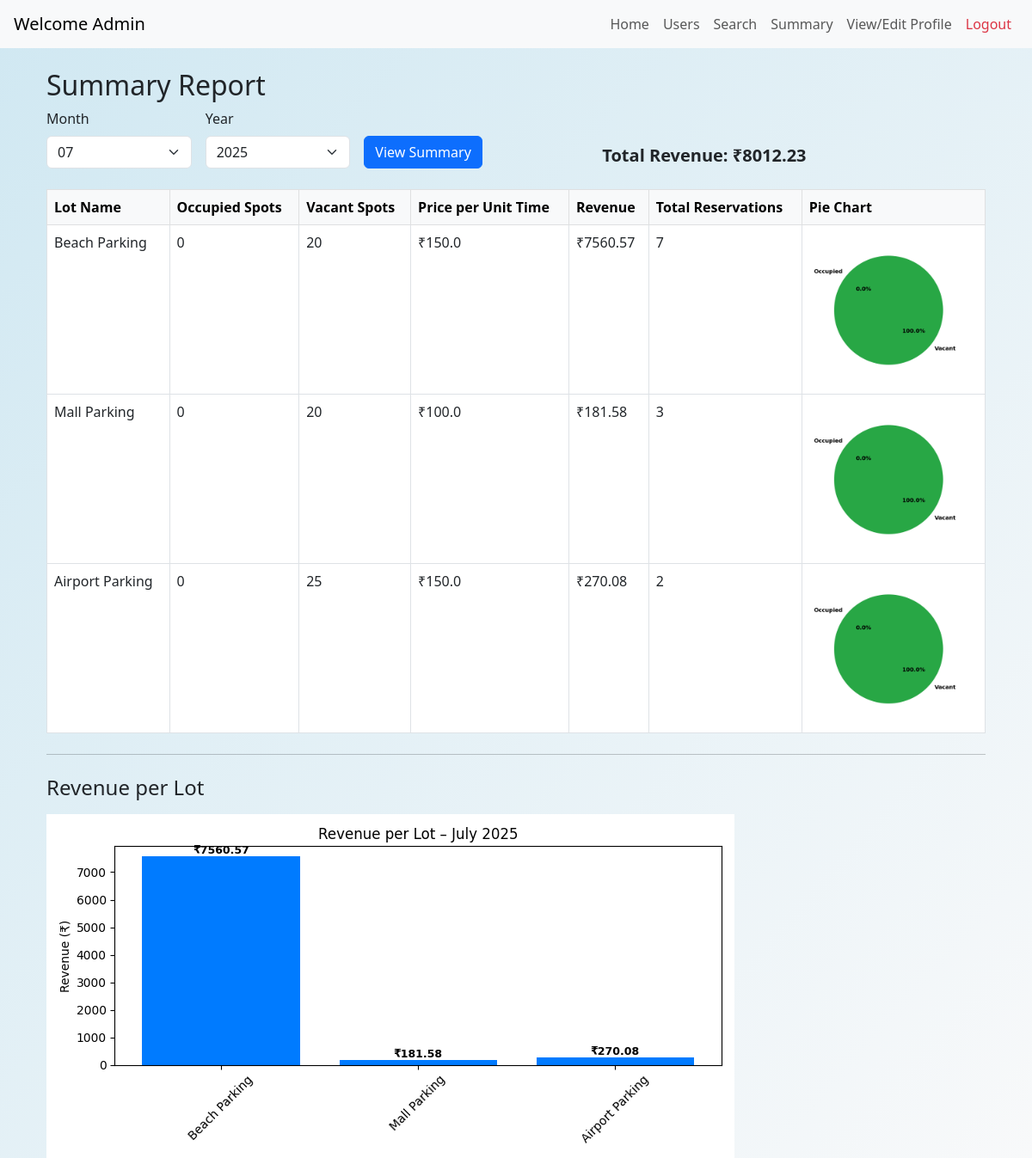
Screenshot of /admin/summary (signed in) with the database file from the repository.
### app/models/models.py (models this page shows)
class ParkingLot(db.Model):
    id = db.Column(db.Integer, primary_key=True)
    name = db.Column(db.String(120), nullable=False)
    address = db.Column(db.String(200), nullable=False)
    pin_code = db.Column(db.String(10), nullable=False)
    price = db.Column(db.Float, nullable=False)
    max_spots = db.Column(db.Integer, nullable=False)
    spots = db.relationship('ParkingSpot', backref='lot', lazy=True, cascade="all, delete-orphan")

### app/views/routes.py (the view)
    @main.route('/admin/summary')
    @login_required
    def admin_summary():
        if current_user.role != 'admin':
            return redirect(url_for('.login'))
        selected_month = request.args.get('month', datetime.now().month, type=int)
        selected_year = request.args.get('year', datetime.now().year, type=int)
        lots = ParkingLot.query.all()
        summary_data = []
        pie_paths = []
        bar_labels = []
        bar_values = []
        chart_dir = os.path.join(current_app.root_path, 'static', 'summary_charts')
        os.makedirs(chart_dir, exist_ok=True)
        for filename in os.listdir(chart_dir):
            file_path = os.path.join(chart_dir, filename)
            if os.path.isfile(file_path):
                os.remove(file_path)
        start_date = datetime(selected_year, selected_month, 1)
        if selected_month == 12:
            end_date = datetime(selected_year + 1, 1, 1)
        else:
            end_date = datetime(selected_year, selected_month + 1, 1)
        for lot in lots:
            total_spots = ParkingSpot.query.filter_by(lot_id=lot.id).count()
            occupied_spots = ParkingSpot.query.filter_by(lot_id=lot.id, status='O').count()
            available_spots = total_spots - occupied_spots
            pie_labels = ['Occupied', 'Vacant']
            pie_sizes = [occupied_spots, available_spots]
            pie_colors = ['#ff4d4d', '#28a745']
            plt.figure(figsize=(9,9))
            plt.pie(pie_sizes, labels=pie_labels, colors=pie_colors, autopct='%1.1f%%', startangle=140, textprops={'fontsize': 23, 'weight': 'bold'}, labeldistance=1.1)
            plt.axis('equal')
            pie_filename = f'lot_{lot.id}_pie.png'
            pie_path = os.path.join(chart_dir, pie_filename)
            plt.savefig(pie_path)
            pie_paths.append(pie_filename)
            plt.close()
            query = Reservation.query.join(ParkingSpot).filter(ParkingSpot.lot_id == lot.id)
            if selected_month and selected_year:
                try:
                    query = query.filter(
                    db.extract('month', Reservation.start_time) == selected_month,
                    db.extract('year', Reservation.end_time) == selected_year
                    )
                except ValueError:
                    pass
            revenue = db.session.query(db.func.sum(Reservation.cost)).filter(
                Reservation.spot_id.in_(
                    db.session.query(ParkingSpot.id).filter_by(lot_id=lot.id)
                ),
                Reservation.end_time >= start_date,
                Reservation.end_time < end_date
            ).scalar() or 0
            reservation_count = query.count()
            bar_labels.append(lot.name)
            bar_values.append(revenue)
            summary_data.append({
                'lot': lot,
                'occupied': occupied_spots,
                'vacant': available_spots,
                'revenue': round(revenue, 2),
                'reservation_count': reservation_count
            })
        plt.figure(figsize=(8, 4))
        bars = plt.bar(bar_labels, bar_values, color='#007bff')
        plt.ylabel('Revenue (₹)')
        plt.title(f'Revenue per Lot – {start_date.strftime("%B %Y")}')
        plt.xticks(rotation=45)
        plt.tight_layout()
        for bar in bars:
            height = bar.get_height()
            plt.text(bar.get_x() + bar.get_width() / 2, height, f'₹{height:.2f}',
                     ha='center', va='bottom', fontsize=9, fontweight='bold')
        bar_chart_filename = 'revenue_bar.png'
        bar_chart_path = os.path.join(chart_dir, bar_chart_filename)
        plt.savefig(bar_chart_path)
        plt.close()
        total_revenue = sum(bar_values)
        return render_template(
            'admin_summary.html',
            summary_data=summary_data,
            pie_paths=pie_paths,
            bar_chart=bar_chart_filename,
            total_revenue=round(total_revenue, 2),
            selected_month=selected_month,
            selected_year=selected_year
        )

### app/templates/admin_summary.html
{% extends 'base.html' %}
{% block content %}
<div class="container mt-4">
    <h2>Summary Report</h2>
    <form method="GET" class="row g-3 mb-4">
    	<div class="col-md-2">
        	<label for="month" class="form-label">Month</label>
        	<select name="month" id="month" class="form-select">
            	{% for m in range(1, 13) %}
            	<option value="{{ m }}" {% if m == selected_month %}selected{% endif %}>{{ "%02d"|format(m) }}</option>
            	{% endfor %}
        	</select>
    	</div>
    	<div class="col-md-2">
        	<label for="year" class="form-label">Year</label>
        	<select name="year" id="year" class="form-select">
            	{% for y in range(2023, 2026) %}
            	<option value="{{ y }}" {% if y == selected_year %}selected{% endif %}>{{ y }}</option>
            	{% endfor %}
        	</select>
    	</div>
    	<div class="col-md-3 d-flex align-items-end">
        	<button type="submit" class="btn btn-primary">View Summary</button>
    	</div>
    	<div class="col-md-3 d-flex align-items-end">
        	<div class="fw-bold fs-5">Total Revenue: ₹{{ total_revenue }}</div>
    	</div>
    </form>
    <table class="table table-bordered">
        <thead class="table-light">
            <tr>
                <th>Lot Name</th>
                <th>Occupied Spots</th>
                <th>Vacant Spots</th>
		<th>Price per Unit Time</th>
		<th>Revenue</th>
		<th>Total Reservations</th>
                <th>Pie Chart</th>
            </tr>
        </thead>
        <tbody>
		{% for summary in summary_data %}
		<tr>
    			<td>{{ summary.lot.name }}</td>
    			<td>{{ summary.occupied }}</td>
    			<td>{{ summary.vacant }}</td>
			<td>₹{{ summary.lot.price }}</td>
			<td>₹{{ summary.revenue }}</td>
			<td>{{ summary.reservation_count }}</td>
    			<td>
        			<img src="{{ url_for('static', filename='summary_charts/' ~ pie_paths[loop.index0]) }}" alt="Pie Chart" width="180">
    			</td>
		</tr>
		{% endfor %}
        </tbody>
    </table>
    <hr class="my-4">
    <h4>Revenue per Lot</h4>
    <img src="{{ url_for('static', filename='summary_charts/' ~ bar_chart) }}" alt="Revenue Chart" class="img-fluid mt-2">
</div>
{% endblock %}

### app/templates/base.html (style rules this page uses)
body { background: linear-gradient(to bottom right, #d0e8f2, #f8f9fa); min-height: 100vh; }

### rows the page displays
ParkingLot: lot.name "Beach Parking", lot.price "150.0"
ParkingLot: lot.name "Mall Parking", lot.price "100.0"
ParkingLot: lot.name "Airport Parking", lot.price "150.0"

### other values shown
{{ total_revenue }} "8012.23"
{{ summary.occupied }} "0" "0" "0"
{{ summary.vacant }} "20" "20" "25"
{{ summary.revenue }} "7560.57" "181.58" "270.08"
{{ summary.reservation_count }} "7" "3" "2"
form field month "07"
form field year "2025"
